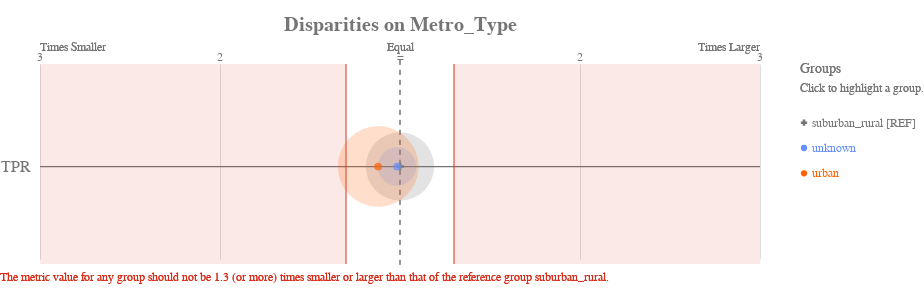

Source (notebook cell):
### Code cell
ap.disparity(bdf, metrics, 'metro_type', fairness_threshold = 1.3)

### Figure 1 — Vega-Lite specification as saved in the notebook (floating-point values rounded to 4 significant figures)
{"config": {"view": {"continuousWidth": 400, "continuousHeight": 300, "strokeWidth": 0}, "axisLeft": {"labelColor": "rgb(117,117,117)", "labelFont": "Arial", "labelFontSize": 16}, "title": {"align": "center", "baseline": "middle", "color": "rgb(117,117,117)", "font": "Arial", "fontSize": 20, "fontWeight": "bold"}}, "layer": [{"data": {"name": "data-1f2af75cfead9a3854ee453922b4eaab"}, "mark": {"type": "rule", "stroke": "rgb(117,117,117)", "strokeWidth": 1.25, "tooltip": ""}, "encoding": {"x": {"type": "quantitative", "field": "x", "scale": {"domain": [-2, 2], "range": [40.0, 760.0]}}, "x2": {"field": "x2"}, "y": {"type": "nominal", "axis": {"domain": false, "labelAngle": 0, "labelPadding": -30, "orient": "left", "ticks": false, "title": ""}, "field": "metric", "scale": {"domain": ["TPR"], "range": [30, 225.0]}}}}, {"data": {"name": "data-79dd248bdaa0ea02c535240e8ad022c8"}, "mark": {"type": "rule", "stroke": "rgb(117,117,117)", "strokeDash": [5, 5], "strokeWidth": 1}, "encoding": {"tooltip": {"value": "suburban_rural [REF]"}, "x": {"value": 400.0}, "y": {"value": 20.83}, "y2": {"value": 229.2}}}, {"data": {"name": "data-c233327f4cd9b4c2df31bf8015c83e4a"}, "mark": {"type": "text", "align": "center", "color": "rgb(117,117,117)", "font": "Arial", "fontSize": 12, "fontWeight": "normal", "tooltip": ""}, "encoding": {"text": {"type": "nominal", "field": "label"}, "x": {"type": "quantitative", "field": "value", "scale": {"domain": [-2, 2], "range": [40.0, 760.0]}}, "y": {"value": 17.5}}}, {"layer": [{"mark": {"type": "text", "align": "left", "fill": "rgb(117,117,117)", "font": "Arial", "fontSize": 12, "fontWeight": "normal", "tooltip": ""}, "encoding": {"text": {"value": "Times Smaller"}, "x": {"value": 40.0}, "y": {"value": 7.5}}}, {"mark": {"type": "text", "align": "right", "fill": "rgb(117,117,117)", "font": "Arial", "fontSize": 12, "fontWeight": "normal", "tooltip": ""}, "encoding": {"text": {"value": "Times Larger"}, "x": {"value": 760.0}, "y": {"value": 7.5}}}, {"mark": {"type": "text", "align": "center", "fill": "rgb(117,117,117)", "font": "Arial", "fontSize": 12, "fontWeight": "normal", "tooltip": ""}, "encoding": {"text": {"value": "Equal"}, "x": {"value": 400.0}, "y": {"value": 7.5}}}], "data": {"name": "data-79dd248bdaa0ea02c535240e8ad022c8"}}, {"layer": [{"mark": {"type": "rule", "opacity": 0.8, "stroke": "rgb(217, 46, 28)", "strokeWidth": 1.25, "tooltip": ""}, "encoding": {"x": {"type": "quantitative", "field": "min", "scale": {"domain": [-2, 2], "range": [40.0, 760.0]}}, "y": {"value": 25.0}, "y2": {"value": 225.0}}}, {"mark": {"type": "rule", "opacity": 0.8, "stroke": "rgb(217, 46, 28)", "strokeWidth": 1.25, "tooltip": ""}, "encoding": {"x": {"type": "quantitative", "field": "max", "scale": {"domain": [-2, 2], "range": [40.0, 760.0]}}, "y": {"value": 25.0}, "y2": {"value": 225.0}}}, {"layer": [{"mark": {"type": "rect", "fill": "rgb(217, 46, 28)", "opacity": 0.1, "tooltip": ""}, "encoding": {"x": {"type": "quantitative", "field": "min", "scale": {"domain": [-2, 2], "range": [40.0, 760.0]}}, "x2": {"field": "lower_end"}, "y": {"value": 25.0}, "y2": {"value": 225.0}}}, {"mark": {"type": "rect", "fill": "rgb(217, 46, 28)", "opacity": 0.1, "tooltip": ""}, "encoding": {"x": {"type": "quantitative", "field": "max", "scale": {"domain": [-2, 2], "range": [40.0, 760.0]}}, "x2": {"field": "upper_end"}, "y": {"value": 25.0}, "y2": {"value": 225.0}}}]}, {"data": {"name": "data-79dd248bdaa0ea02c535240e8ad022c8"}, "mark": {"type": "text", "align": "left", "baseline": "top", "fill": "rgb(217, 46, 28)", "font": "Arial", "fontSize": 12, "fontWeight": "normal", "tooltip": ""}, "encoding": {"text": {"value": "The metric value for any group should not be 1.3 (or more) times smaller or larger than that of the reference group suburban_rural."}, "x": {"value": 0}, "y": {"value": 233.3}}}], "data": {"name": "data-68125cfc4fc9557defd07e8d14c561c8"}}, {"layer": [{"mark": "circle"}, {"data": {"name": "data-54481c45077a301ef90466ec6d64b031"}, "mark": {"type": "circle", "opacity": 0.2}, "encoding": {"color": {"condition": {"type": "nominal", "field": "attribute_value", "legend": null, "scale": {"domain": ["suburban_rural", "unknown", "urban"], "range": ["rgb(117,117,117)", "rgb(100, 143, 255)", "rgb(254, 97, 0)", "rgb(220, 38, 127)", "rgb(255, 176, 0)", "rgb(120, 94, 240)"]}, "selection": "selector313"}, "value": "rgb(224,224,224)"}, "size": {"type": "quantitative", "field": "group_size", "legend": null, "scale": {"domain": [0, 10940.0], "range": [0, 7854.0]}}, "tooltip": [{"type": "nominal", "field": "attribute_value", "title": "Group"}, {"type": "nominal", "field": "tooltip_group_size", "title": "Group Size"}, {"type": "nominal", "field": "tooltip_disparity_explanation_tpr", "title": "Disparity"}, {"type": "quantitative", "field": "tpr", "format": ".2f", "title": "TPR"}], "x": {"type": "quantitative", "axis": {"domain": false, "labels": false, "ticks": false, "title": null, "values": [1, 2, -2, -1]}, "field": "tpr_disparity_scaled", "scale": {"domain": [-2, 2], "range": [40.0, 760.0]}}, "y": {"type": "nominal", "axis": {"domain": false, "grid": false, "labels": false, "ticks": false, "title": " "}, "field": "metric_variable", "scale": {"domain": ["TPR"], "range": [30, 225.0]}}}, "selection": {"selector315": {"type": "multi", "empty": "all", "fields": ["attribute_value"]}}, "transform": [{"calculate": "'TPR'", "as": "metric_variable"}]}, {"layer": [{"mark": "point"}, {"data": {"name": "data-54481c45077a301ef90466ec6d64b031"}, "mark": {"type": "point", "filled": true, "size": 60}, "encoding": {"color": {"condition": {"type": "nominal", "field": "attribute_value", "legend": null, "scale": {"domain": ["suburban_rural", "unknown", "urban"], "range": ["rgb(117,117,117)", "rgb(100, 143, 255)", "rgb(254, 97, 0)", "rgb(220, 38, 127)", "rgb(255, 176, 0)", "rgb(120, 94, 240)"]}, "selection": "selector313"}, "value": "rgb(224,224,224)"}, "shape": {"type": "nominal", "field": "attribute_value", "legend": null, "scale": {"domain": ["suburban_rural", "unknown", "urban"], "range": ["cross", "circle", "circle"]}}, "tooltip": [{"type": "nominal", "field": "attribute_value", "title": "Group"}, {"type": "nominal", "field": "tooltip_group_size", "title": "Group Size"}, {"type": "nominal", "field": "tooltip_disparity_explanation_tpr", "title": "Disparity"}, {"type": "quantitative", "field": "tpr", "format": ".2f", "title": "TPR"}], "x": {"type": "quantitative", "axis": {"domain": false, "labels": false, "ticks": false, "title": null, "values": [1, 2, -2, -1]}, "field": "tpr_disparity_scaled", "scale": {"domain": [-2, 2], "range": [40.0, 760.0]}}, "y": {"type": "nominal", "axis": {"domain": false, "grid": false, "labels": false, "ticks": false, "title": " "}, "field": "metric_variable", "scale": {"domain": ["TPR"], "range": [30, 225.0]}}}, "selection": {"selector314": {"type": "multi", "empty": "all", "fields": ["attribute_value"]}}, "transform": [{"calculate": "'TPR'", "as": "metric_variable"}]}]}]}, {"layer": [{"mark": {"type": "point", "filled": true, "opacity": 1, "size": 39.48}, "encoding": {"color": {"condition": {"type": "nominal", "field": "attribute_value", "legend": null, "scale": {"domain": ["suburban_rural", "unknown", "urban"], "range": ["rgb(117,117,117)", "rgb(100, 143, 255)", "rgb(254, 97, 0)", "rgb(220, 38, 127)", "rgb(255, 176, 0)", "rgb(120, 94, 240)"]}, "selection": "selector313"}, "value": "rgb(224,224,224)"}, "shape": {"type": "nominal", "field": "attribute_value", "legend": null, "scale": {"domain": ["suburban_rural", "unknown", "urban"], "range": ["cross", "circle", "circle"]}}, "x": {"value": 804}, "y": {"type": "nominal", "axis": {"domain": false, "grid": false, "labels": false, "ticks": false, "title": " "}, "field": "attribute_value", "scale": {"domain": ["suburban_rural", "unknown", "urban"], "range": [71, 147]}}}, "selection": {"selector313": {"type": "multi", "empty": "all", "fields": ["attribute_value"]}}}, {"mark": {"type": "text", "align": "left", "baseline": "middle", "font": "Arial", "fontSize": 12, "fontWeight": "normal"}, "encoding": {"color": {"condition": {"type": "nominal", "field": "attribute_value", "legend": null, "scale": {"domain": ["suburban_rural", "unknown", "urban"], "range": ["rgb(117,117,117)", "rgb(100, 143, 255)", "rgb(254, 97, 0)", "rgb(220, 38, 127)", "rgb(255, 176, 0)", "rgb(120, 94, 240)"]}, "selection": "selector313"}, "value": "rgb(224,224,224)"}, "text": {"type": "nominal", "field": "label"}, "x": {"value": 812}, "y": {"type": "nominal", "axis": {"domain": false, "grid": false, "labels": false, "ticks": false, "title": " "}, "field": "attribute_value", "scale": {"domain": ["suburban_rural", "unknown", "urban"], "range": [71, 147]}}}, "selection": {"selector316": {"type": "multi", "empty": "all", "fields": ["attribute_value"]}}}, {"data": {"name": "data-79dd248bdaa0ea02c535240e8ad022c8"}, "mark": {"type": "text", "align": "left", "baseline": "middle", "color": "rgb(117,117,117)", "font": "Arial", "fontSize": 12, "fontWeight": "normal"}, "encoding": {"text": {"value": "Click to highlight a group."}, "x": {"value": 800}, "y": {"value": 49}}}, {"data": {"name": "data-79dd248bdaa0ea02c535240e8ad022c8"}, "mark": {"type": "text", "align": "left", "baseline": "middle", "color": "rgb(117,117,117)", "font": "Arial", "fontSize": 14, "fontWeight": "normal"}, "encoding": {"text": {"value": "Groups"}, "x": {"value": 800}, "y": {"value": 30}}}], "data": {"name": "data-e1f9423a4bded23d71327d85bde107c5"}}], "height": 250, "padding": {"top": 15, "bottom": 10}, "resolve": {"scale": {"size": "independent", "y": "independent"}}, "title": "Disparities on Metro_Type", "width": 800, "$schema": "https://vega.github.io/schema/vega-lite/v4.8.1.json", "datasets": {"data-1f2af75cfead9a3854ee453922b4eaab": [{"metric": "TPR", "x": -2, "x2": 2}], "data-79dd248bdaa0ea02c535240e8ad022c8": [{"a": 1, "b": 0}, {"a": 1, "b": 0}], "data-c233327f4cd9b4c2df31bf8015c83e4a": [{"value": 1, "label": 2}, {"value": 2, "label": 3}, {"value": -2, "label": 3}, {"value": -1, "label": 2}, {"value": 0, "label": "="}], "data-68125cfc4fc9557defd07e8d14c561c8": [{"min": -0.3, "max": 0.3, "lower_end": -2, "upper_end": 2}], "data-54481c45077a301ef90466ec6d64b031": [{"attribute_name": "metro_type", "attribute_value": "suburban_rural", "group_size": 6506, "total_entities": 17677, "tpr": 0.0957, "tpr_disparity": 1.0, "tpr_disparity_scaled": 0.0, "tooltip_group_size": "6,506 (36.80%)", "tooltip_disparity_explanation_tpr": "Reference group"}, {"attribute_name": "metro_type", "attribute_value": "unknown", "group_size": 2056, "total_entities": 17677, "tpr": 0.09412, "tpr_disparity": 0.9835, "tpr_disparity_scaled": -0.01677, "tooltip_group_size": "2,056 (11.63%)", "tooltip_disparity_explanation_tpr": "1.02 times smaller TPR than the reference group"}, {"attribute_name": "metro_type", "attribute_value": "urban", "group_size": 9115, "total_entities": 17677, "tpr": 0.08535, "tpr_disparity": 0.8919, "tpr_disparity_scaled": -0.1212, "tooltip_group_size": "9,115 (51.56%)", "tooltip_disparity_explanation_tpr": "1.12 times smaller TPR than the reference group"}], "data-e1f9423a4bded23d71327d85bde107c5": [{"attribute_value": "suburban_rural", "label": "suburban_rural [REF]"}, {"attribute_value": "unknown", "label": "unknown"}, {"attribute_value": "urban", "label": "urban"}]}}
